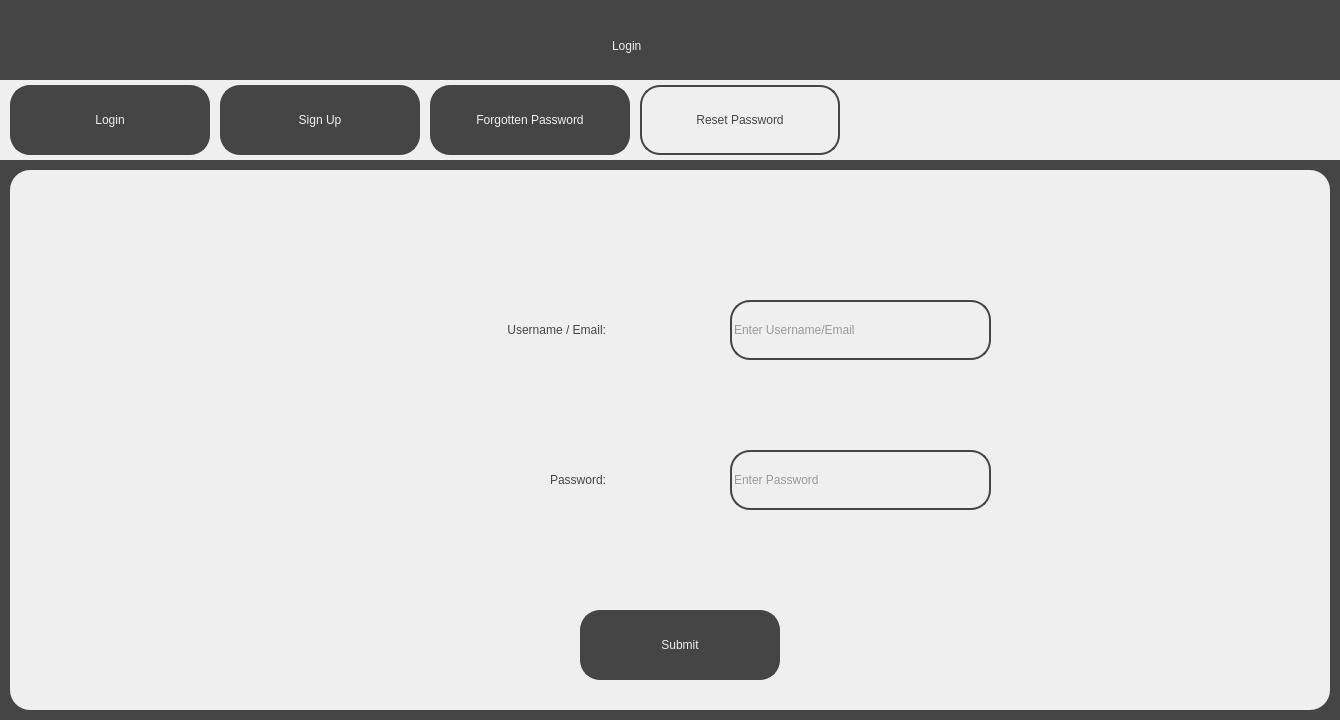
<?xml version="1.0" encoding="UTF-8"?>
<ui version="4.0">
 <class>ResetPasswordScreen</class>
 <widget class="QDialog" name="ResetPasswordScreen">
  <property name="geometry">
   <rect>
    <x>0</x>
    <y>0</y>
    <width>1340</width>
    <height>720</height>
   </rect>
  </property>
  <property name="windowTitle">
   <string>Visualising the Riemann Hypothesis - Reset Password</string>
  </property>
  <property name="sizeGripEnabled">
   <bool>false</bool>
  </property>
  <widget class="QWidget" name="widget" native="true">
   <property name="geometry">
    <rect>
     <x>0</x>
     <y>0</y>
     <width>1340</width>
     <height>720</height>
    </rect>
   </property>
   <property name="styleSheet">
    <string notr="true">background-color: rgb(69, 69, 69);</string>
   </property>
   <widget class="QLabel" name="Title">
    <property name="geometry">
     <rect>
      <x>612</x>
      <y>20</y>
      <width>116</width>
      <height>51</height>
     </rect>
    </property>
    <property name="styleSheet">
     <string notr="true">font: 36pt &quot;Sans Serif&quot;; color:rgb(239, 239, 239)</string>
    </property>
    <property name="text">
     <string>Login</string>
    </property>
   </widget>
   <widget class="QWidget" name="TabBar" native="true">
    <property name="geometry">
     <rect>
      <x>0</x>
      <y>80</y>
      <width>1340</width>
      <height>80</height>
     </rect>
    </property>
    <property name="styleSheet">
     <string notr="true">background-color: rgb(239, 239, 239);</string>
    </property>
    <widget class="QPushButton" name="LoginTab">
     <property name="geometry">
      <rect>
       <x>10</x>
       <y>5</y>
       <width>200</width>
       <height>70</height>
      </rect>
     </property>
     <property name="cursor">
      <cursorShape>PointingHandCursor</cursorShape>
     </property>
     <property name="styleSheet">
      <string notr="true">border: 2px solid;
border-radius: 20px;
border-color:rgb(69, 69, 69);
background-color: rgb(69, 69, 69);
font: 36pt &quot;Sans Serif&quot;; color:rgb(239, 239, 239);
</string>
     </property>
     <property name="text">
      <string>Login</string>
     </property>
    </widget>
    <widget class="QPushButton" name="SignUpTab">
     <property name="geometry">
      <rect>
       <x>220</x>
       <y>5</y>
       <width>200</width>
       <height>70</height>
      </rect>
     </property>
     <property name="cursor">
      <cursorShape>PointingHandCursor</cursorShape>
     </property>
     <property name="styleSheet">
      <string notr="true">border: 2px solid;
border-radius: 20px;
border-color:rgb(69, 69, 69);
background-color: rgb(69, 69, 69);
font: 36pt &quot;Sans Serif&quot;; color:rgb(239, 239, 239);
</string>
     </property>
     <property name="text">
      <string>Sign Up</string>
     </property>
    </widget>
    <widget class="QPushButton" name="ForgottenPasswordTab">
     <property name="geometry">
      <rect>
       <x>430</x>
       <y>5</y>
       <width>200</width>
       <height>70</height>
      </rect>
     </property>
     <property name="cursor">
      <cursorShape>PointingHandCursor</cursorShape>
     </property>
     <property name="styleSheet">
      <string notr="true">border: 2px solid;
border-radius: 20px;
border-color:rgb(69, 69, 69);
background-color: rgb(69, 69, 69);
font: 12pt &quot;Sans Serif&quot;; color:rgb(239, 239, 239);
</string>
     </property>
     <property name="text">
      <string>Forgotten Password</string>
     </property>
    </widget>
    <widget class="QPushButton" name="ResetPasswordTab">
     <property name="geometry">
      <rect>
       <x>640</x>
       <y>5</y>
       <width>200</width>
       <height>70</height>
      </rect>
     </property>
     <property name="cursor">
      <cursorShape>PointingHandCursor</cursorShape>
     </property>
     <property name="styleSheet">
      <string notr="true">border: 2px solid;
border-radius: 20px;
border-color:rgb(69, 69, 69);
background-color: rgb(239, 239, 239);
font: 20pt &quot;Sans Serif&quot;; color:rgb(69, 69, 69);
</string>
     </property>
     <property name="text">
      <string>Reset Password</string>
     </property>
    </widget>
   </widget>
   <widget class="QWidget" name="MainWidget" native="true">
    <property name="geometry">
     <rect>
      <x>10</x>
      <y>170</y>
      <width>1320</width>
      <height>540</height>
     </rect>
    </property>
    <property name="styleSheet">
     <string notr="true">background-color: rgb(239, 239, 239);
border-radius: 20px;</string>
    </property>
    <widget class="QLabel" name="UsernameOrEmailText">
     <property name="geometry">
      <rect>
       <x>300</x>
       <y>130</y>
       <width>301</width>
       <height>61</height>
      </rect>
     </property>
     <property name="styleSheet">
      <string notr="true">font: 25pt &quot;Sans Serif&quot;; color:rgb(69, 69, 69);
background-color: rgb(239, 239, 239); padding: 5px;</string>
     </property>
     <property name="text">
      <string>&lt;html&gt;&lt;head/&gt;&lt;body&gt;&lt;p align=&quot;right&quot;&gt;Username / Email:&lt;/p&gt;&lt;/body&gt;&lt;/html&gt;</string>
     </property>
    </widget>
    <widget class="QLabel" name="PasswordText">
     <property name="geometry">
      <rect>
       <x>320</x>
       <y>280</y>
       <width>281</width>
       <height>61</height>
      </rect>
     </property>
     <property name="styleSheet">
      <string notr="true">font: 25pt &quot;Sans Serif&quot;; color:rgb(69, 69, 69);
background-color: rgb(239, 239, 239); padding: 5px;</string>
     </property>
     <property name="text">
      <string>&lt;html&gt;&lt;head/&gt;&lt;body&gt;&lt;p align=&quot;right&quot;&gt;Password:&lt;/p&gt;&lt;/body&gt;&lt;/html&gt;</string>
     </property>
    </widget>
    <widget class="QLineEdit" name="UsernameInput">
     <property name="geometry">
      <rect>
       <x>720</x>
       <y>130</y>
       <width>261</width>
       <height>60</height>
      </rect>
     </property>
     <property name="styleSheet">
      <string notr="true">background-color: rgb(239, 239, 239);
color: rgb(69, 69, 69);
font: 18pt &quot;Sans Serif&quot;;
border: 2px solid;
border-radius: 20px;
border-color:rgb(69, 69, 69);</string>
     </property>
     <property name="text">
      <string/>
     </property>
     <property name="cursorPosition">
      <number>0</number>
     </property>
     <property name="placeholderText">
      <string>Enter Username/Email</string>
     </property>
    </widget>
    <widget class="QLineEdit" name="PasswordInput">
     <property name="geometry">
      <rect>
       <x>720</x>
       <y>280</y>
       <width>261</width>
       <height>60</height>
      </rect>
     </property>
     <property name="styleSheet">
      <string notr="true">background-color: rgb(239, 239, 239);
color: rgb(69, 69, 69);
font: 18pt &quot;Sans Serif&quot;;
border: 2px solid;
border-radius: 20px;
border-color:rgb(69, 69, 69);</string>
     </property>
     <property name="text">
      <string/>
     </property>
     <property name="echoMode">
      <enum>QLineEdit::Password</enum>
     </property>
     <property name="cursorPosition">
      <number>0</number>
     </property>
     <property name="placeholderText">
      <string>Enter Password</string>
     </property>
    </widget>
    <widget class="QPushButton" name="SubmitButton">
     <property name="geometry">
      <rect>
       <x>570</x>
       <y>440</y>
       <width>200</width>
       <height>70</height>
      </rect>
     </property>
     <property name="cursor">
      <cursorShape>PointingHandCursor</cursorShape>
     </property>
     <property name="styleSheet">
      <string notr="true">border: 2px solid;
border-radius: 20px;
border-color:rgb(69, 69, 69);
background-color: rgb(69, 69, 69);
font: 36pt &quot;Sans Serif&quot;; color:rgb(239, 239, 239);
</string>
     </property>
     <property name="text">
      <string>Submit</string>
     </property>
    </widget>
   </widget>
  </widget>
 </widget>
 <resources/>
 <connections/>
</ui>
